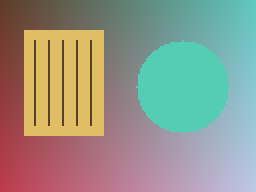
#> input picture images/sample.png, 128 x 96 px (shown 2 times larger)
$ python SmoothingFilterComparison.py
#> lines starting #> are read from the running program, lines starting #| are printed output that depends on the picture
import cv2
import numpy as np
import matplotlib.pyplot as plt
from pathlib import Path

Img_path = str(Path(__file__).resolve().parents[1] / 'images' / 'sample.png')
img = cv2.imread(Img_path)
#> img is the input picture: shape (96, 128, 3); mean B, G, R 136.8, 149.8, 148.3
if img is None:
    raise SystemExit('Image not found! Check Img_path.')

mean = cv2.blur(img, (5, 5))
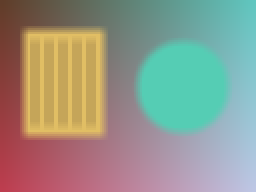
#> mean: shape (96, 128, 3) (shown 2 times larger); mean B, G, R 136.8, 149.8, 148.3
gaussian = cv2.GaussianBlur(img, (5, 5), 0)
median = cv2.medianBlur(img, 5)
bilateral = cv2.bilateralFilter(img, 9, 75, 75)
result = mean

# Display
plt.figure(figsize=(15, 8))

plt.subplot(2, 3, 1)
plt.imshow(cv2.cvtColor(img, cv2.COLOR_BGR2RGB))
plt.title('Original')
plt.axis("off")

plt.subplot(2, 3, 2)
plt.imshow(cv2.cvtColor(mean, cv2.COLOR_BGR2RGB))
plt.title('Mean Filter')
plt.axis("off")

plt.subplot(2, 3, 3)
plt.imshow(cv2.cvtColor(gaussian, cv2.COLOR_BGR2RGB))
plt.title('Gaussian Filter')
plt.axis("off")

plt.subplot(2, 3, 4)
plt.imshow(cv2.cvtColor(median, cv2.COLOR_BGR2RGB))
plt.title('Median Filter')
plt.axis("off")

plt.subplot(2, 3, 5)
plt.imshow(cv2.cvtColor(bilateral, cv2.COLOR_BGR2RGB))
plt.title('Bilateral Filter')
plt.axis("off")

plt.tight_layout()

plt.show()
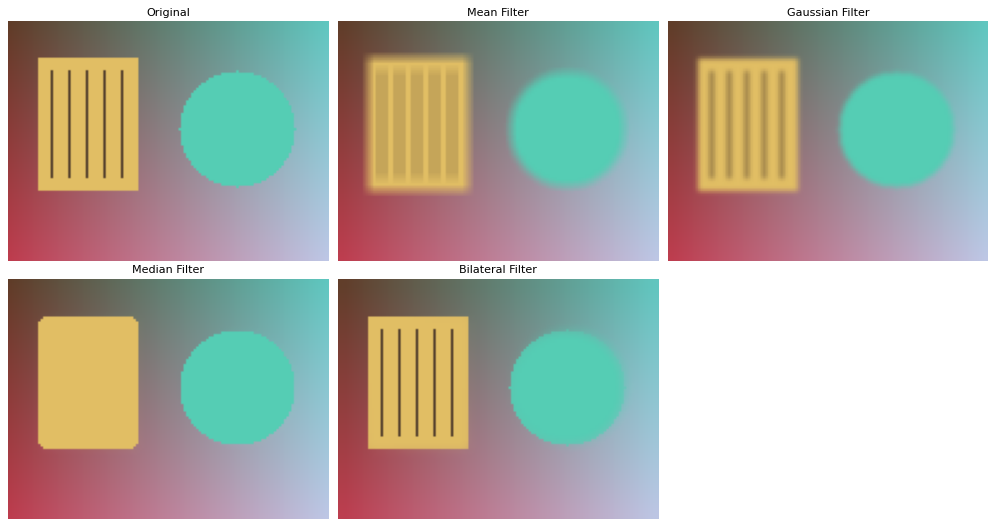
#> figure drawn by matplotlib, 5 panels
